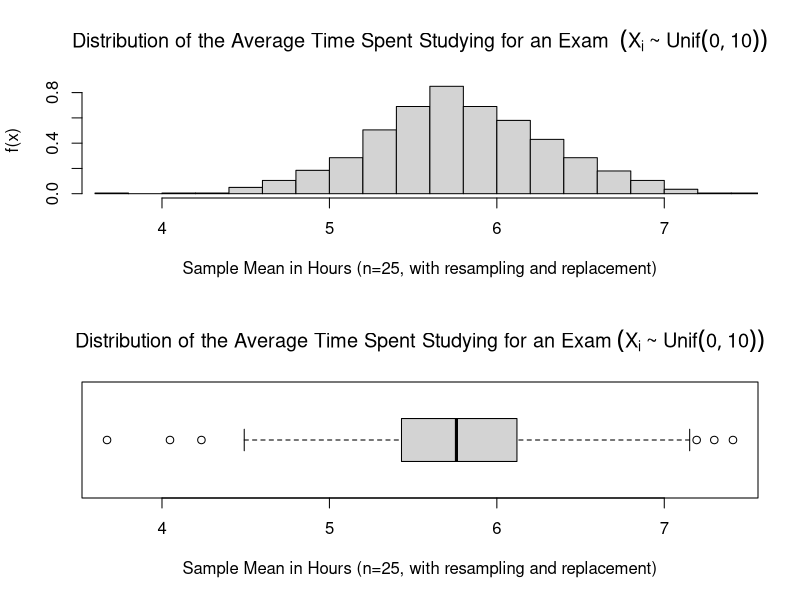

Source code (R):
###################
# FINAL PROJECT: PART 2B - STAT 3201(DONGES)
# HARSHIL PATEL, 11/23/2018   
###################

#set working directory
setwd("C:/Users/offic/OneDrive - The Ohio State University/data analytics/R programming Files/project")

set.seed(35) #this ensures you'll get the same random process every time you run the code

#################################
# Part 2B:
#################################

#Model the time spent studying for an exam. Take one random sample of size 25 from the distribution below. Then, take 1,000 resamples (i.e.,
#sample with replacement) of size 25 from the sample. Plot the empirical distribution of the sample mean, estimate the mean of the sample mean, 
#and estimate the standard deviation of the sample mean. 

#the distribution of a student's time spent studying for an exam is 
#distrubuted with a uniform distribution, with parameters: min=0, max=10

alpha<-0 #min amount student could study
beta<-10 #max amount student could study
sampleSize<-25
originalSample<-runif(sampleSize, min = alpha, max = beta) #generate one random sample of size 25 with x[i]~Unif(0,10)
numberOfResamples<-1000
vectorOfSampleMeans<-vector()
samples<-vector()

# use a loop to generate and record 1000 random sample means with from orginal samples of size 25.
for (i in 1:numberOfResamples) {
  samples<- sample(originalSample,25, replace = TRUE)
  vectorOfSampleMeans[i]<-mean(samples)}

#Determine the estimated mean & st. deviation of sample mean.
avgOfSampleMean<-mean(vectorOfSampleMeans)
sdtOfSampleMean<-sd(vectorOfSampleMeans)

#Determine the theoretical mean & st. deviation of sample mean.
theoreticalMeanOfSampleMean<-(beta+alpha)/2
theoreticalSDTOfSampleMean<-sqrt((((beta-alpha)^2)/12)/(sampleSize))

#Data Visualization, create a histrogram & boxplot of sample mean generated from previous operation.
par(mfrow=c(2,1))
hist(vectorOfSampleMeans,
    main = expression("Distribution of the Average Time Spent Studying for an Exam "~ (X[i]~"~"~Unif(0,10))),
    ylab='f(x)',
    xlab = "Sample Mean in Hours (n=25, with resampling and replacement)",
    breaks = 25,
    xlim = c(min(vectorOfSampleMeans),max(vectorOfSampleMeans)),
    freq = FALSE)
boxplot(vectorOfSampleMeans,
    main = expression("Distribution of the Average Time Spent Studying for an Exam"~ (X[i]~"~"~Unif(0,10))),
    xlab = "Sample Mean in Hours (n=25, with resampling and replacement)",
    horizontal = TRUE)